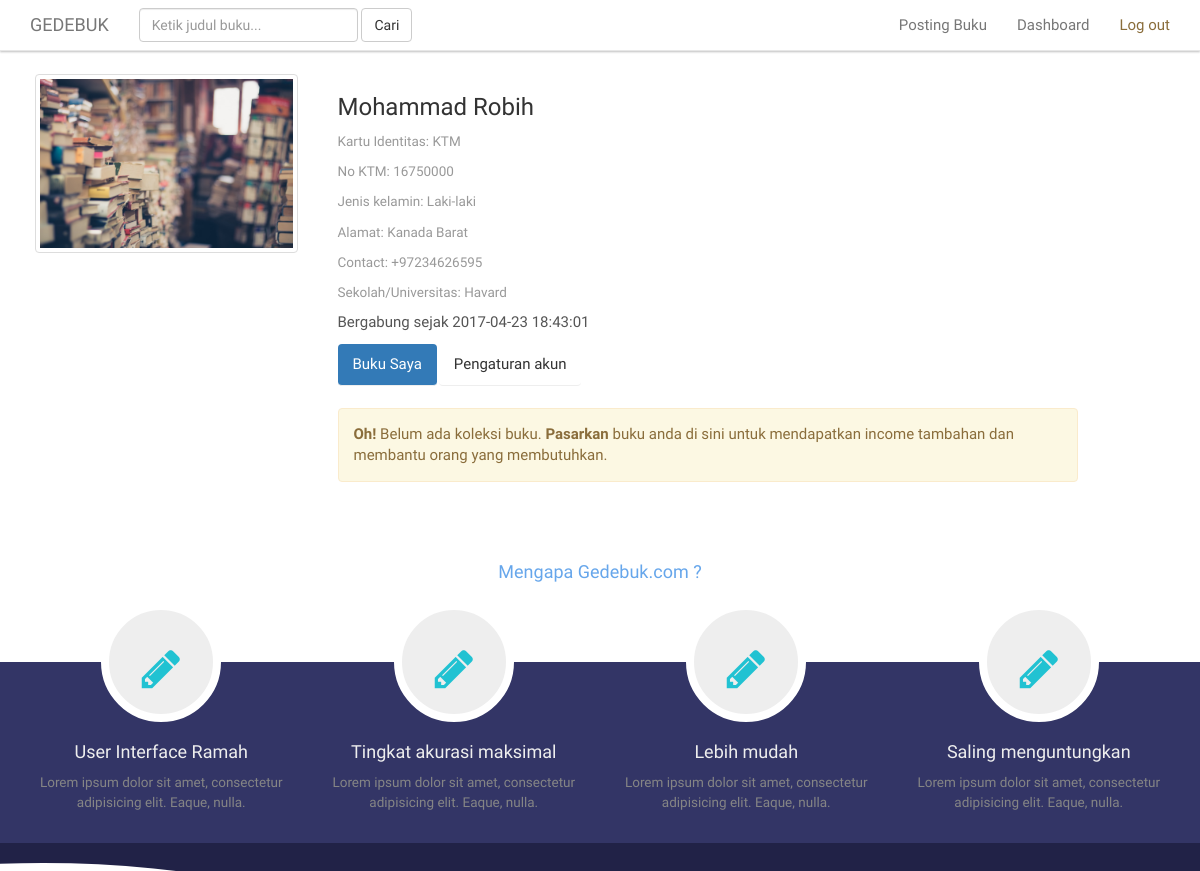
The page /akun.php (signed in, upper part) on the database as committed earlier.
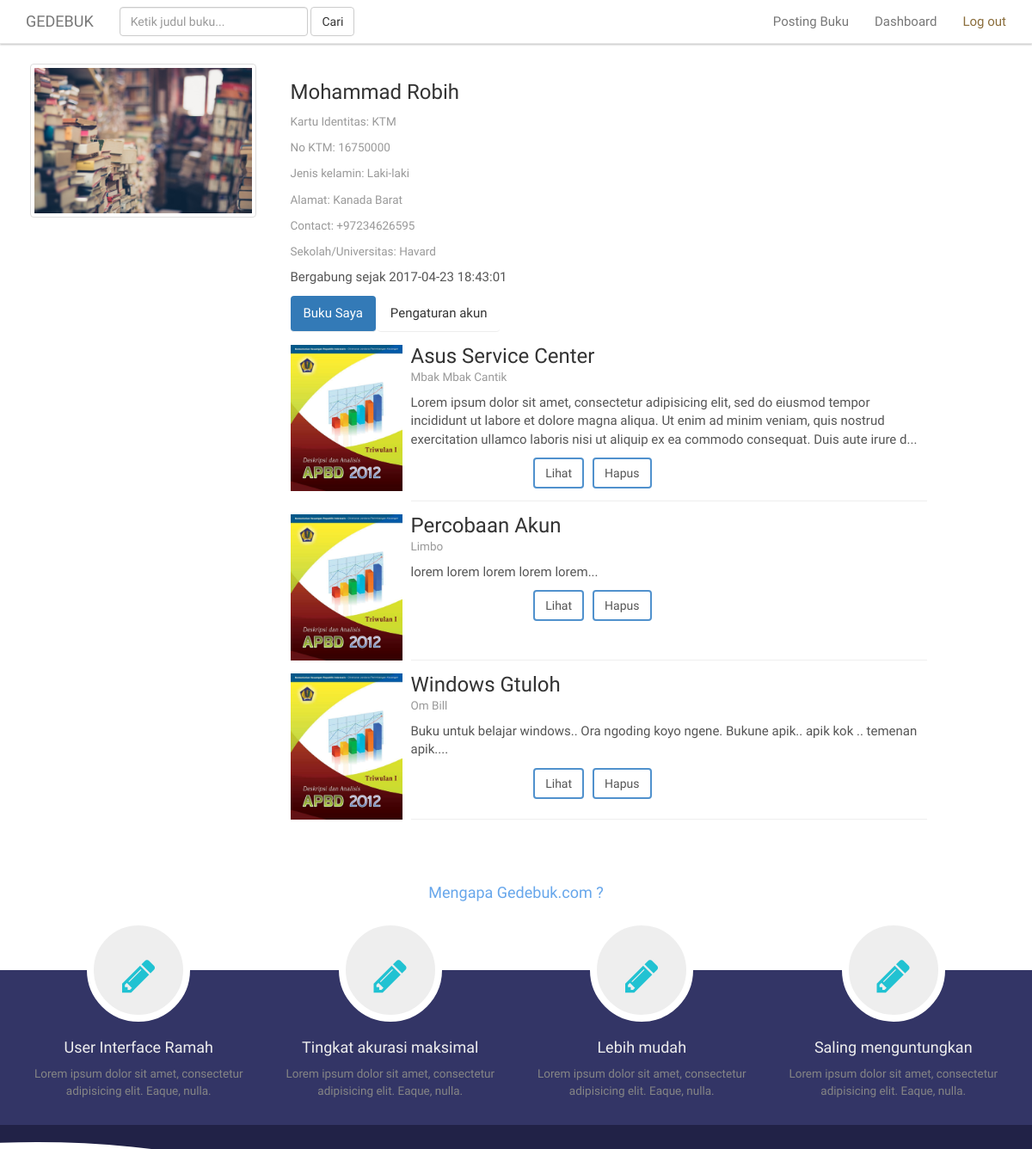
The same page on the database as committed later.
### tables this page shows
CREATE TABLE `buku` (
  `id_buku` int(11) NOT NULL,
  `url` varchar(10) NOT NULL,
  `img` varchar(20) NOT NULL,
  `judul` varchar(50) NOT NULL,
  `pengarang` varchar(50) NOT NULL,
  `tahun_terbit` varchar(4) NOT NULL,
  `harga_beli` int(6) NOT NULL DEFAULT '0',
  `harga_sewa` int(6) NOT NULL DEFAULT '0',
  `jumlah_tersedia` varchar(5) NOT NULL,
  `tgl_publikasi` varchar(20) NOT NULL,
  `id_penjual` varchar(50) NOT NULL,
  `tag` varchar(50) NOT NULL,
  `status` tinyint(4) NOT NULL DEFAULT '0',
  `deskripsi` longtext NOT NULL,
  `cod` varchar(256) NOT NULL,
  `views` int(4) NOT NULL DEFAULT '0'
);

### core/main.php (called while the page is built, shortened)
<?php
function akun($profile) {
  global $link;
  $query = "SELECT * FROM user WHERE user_name = '$profile'";
  $result = mysqli_query($link, $query) or die('Gagal memuat informasi user!');
  return $result;
}
function showAkunPost($profile) {
  global $link;
  $query  = "SELECT buku.*, user.nama, user.user_name, user.no_id FROM buku, user WHERE id_penjual = no_id AND user_name = '$profile' ORDER BY id_buku DESC";
  $result = mysqli_query($link, $query) or die('Gagal memuat post!');
  return $result;
}
function excerpt($string, $max) {
  $string = substr($string, 0, $max);
  return $string . '...';
}
 ?>

### akun.php (the view, shortened to what this page needs)
<?php
require_once 'view/header.php';
require_once 'view/navbar_fix.php';
$profile = $_SESSION['user'];
$readData = akun($profile);
$akunPost = showAkunPost($profile);
$bookPost = mysqli_num_rows($akunPost);
$noPost = false;
if($bookPost != 0) {
  $noPost = true;
}
while($row = mysqli_fetch_assoc($readData)) {
  $nama     = $row['nama'];
  $jenis_id = $row['jenis_id'];
  $no_id    = $row['no_id'];
  $alamat   = $row['alamat'];
  $hp       = $row['hp'];
  $akademik = $row['akademik'];
  $gender   = $row['gender'];
  $tgl_gabung = $row['tgl_gabung'];
  if($gender == 'L') {
    $gender = 'Laki-laki';
  } else {
    $gender = 'Perempuan';
  }
}
?>
    <section class="sec">
      <div class="container">
        <div class="row">
          <br><br><br>
          <div class="col-md-3">
            <div class="photo-wrapper">
              <img src="../assets/bg.jpeg" class="img-responsive img-thumbnail" alt="">
            </div>
          </div>
          <div class="col-md-8">
            <div class="featured no-margin no-padding">
              <h2><?php echo $nama; ?></h2>
              <small>Kartu Identitas: <?php echo $jenis_id; ?></small><br>
              <small>No <?php echo $jenis_id . ': ' . $no_id; ?></small><br>
              <small>Jenis kelamin: <?php echo $gender; ?></small><br>
              <small>Alamat: <?php echo $alamat; ?></small><br>
              <small>Contact: <?php echo $hp; ?></small><br>
              <?php if(!empty($akademik)) { ?>
                <small>Sekolah/Universitas: <?php echo $akademik; ?></small>
              <?php } ?>
              <p>Bergabung sejak <?php echo $tgl_gabung; ?></p>
              <ul class="nav nav-pills">
                <li role="presentation" class="active"><a href="#" class="garisbawah">Buku Saya</a></li>
                <li role="presentation" ><a href="#" class="garisbawah">Pengaturan akun</a></li>
              </ul>
              <?php
              if($noPost) {
              while($row2 = mysqli_fetch_array($akunPost)) { ?>
              <div class="media ">
                <div class="media-left">
                  <a href="post?show=<?php echo $row2['url']; ?>">
                    <img class="media-object" src="../assets/coverbuku.jpg" alt="Judul Buku">
                  </a>
                </div>
                <div class="media-body garisbawah">
                  <a href="post?show=<?php echo $row2['url']; ?>"><h4 class="media-heading"><?php echo $row2['judul']; ?></h4></a>
                  <small><?php echo $row2['pengarang']; ?></small>
                  <p><?php echo excerpt($row2['deskripsi'], 250); ?></p>
                  <div class="navbody">
                    <div class="col-md-6">
                      <a href="delete?show=<?php echo $row2['url']; ?>"><button type="button" class="btn btn-primary" name="button">Hapus</button></a>
                      <a href="post?show=<?php echo $row2['url']; ?>"><button type="button" class="btn btn-danger" name="button">Lihat</button></a>
                    </div>
                  </div>
                </div>
              </div>
              <?php } } else { ?>
                <br>
                <div class="alert alert-warning" role="alert"><strong>Oh! </strong>Belum ada koleksi buku. <strong><a href="publish" style="color:#8a6d3b;">Pasarkan</a></strong> buku anda di sini untuk mendapatkan income tambahan dan membantu orang yang membutuhkan.</div>
              <?php }  ?>
            </div>
          </div>
        </div>
      </div>
    </section>
<?php require_once 'view/footer.php'; ?>

Rows that differ between the two databases and show on the page:
added buku: judul "Asus Service Center", pengarang "Mbak Mbak Cantik", deskripsi "Lorem ipsum dolor sit amet, consectetur adipisicing elit, sed do eiusmod tempor incididunt ut labore et dolore magna aliqua. Ut enim ad minim veniam, quis nostrud exercitation ullamco laboris nisi ut aliquip ex ea commodo consequat. Duis aute irure d..."
added buku: judul "Percobaan Akun", pengarang "Limbo", deskripsi "lorem lorem lorem lorem lorem..."
added buku: judul "Windows Gtuloh", pengarang "Om Bill", deskripsi "Buku untuk belajar windows.. Ora ngoding koyo ngene. Bukune apik.. apik kok .. temenan apik...."
Other text that changed with them:
text no longer shown: "Oh! Belum ada koleksi buku. Pasarkan buku anda di sini untuk mendapatkan income tambahan dan membantu orang yang membutuhkan."
